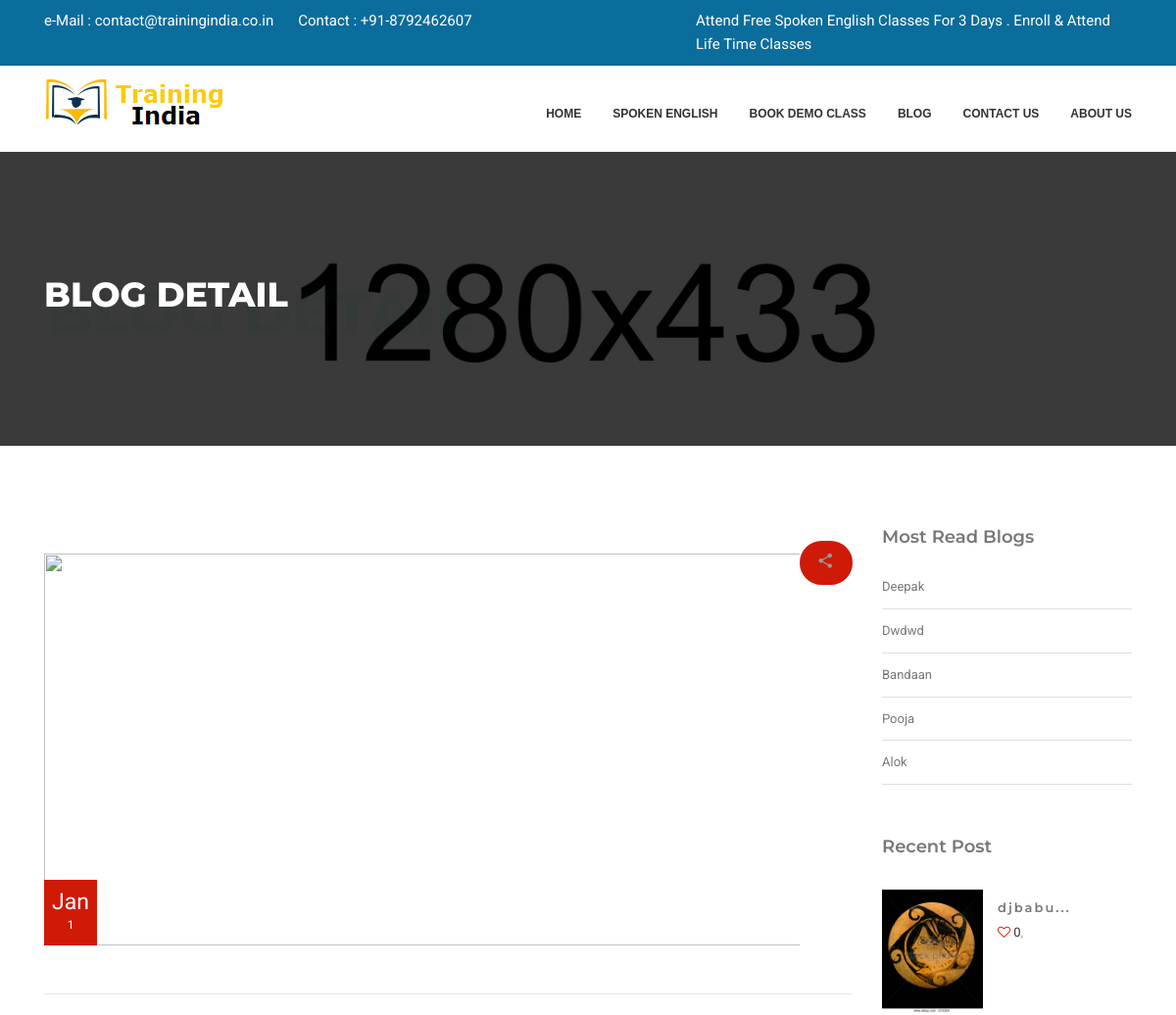
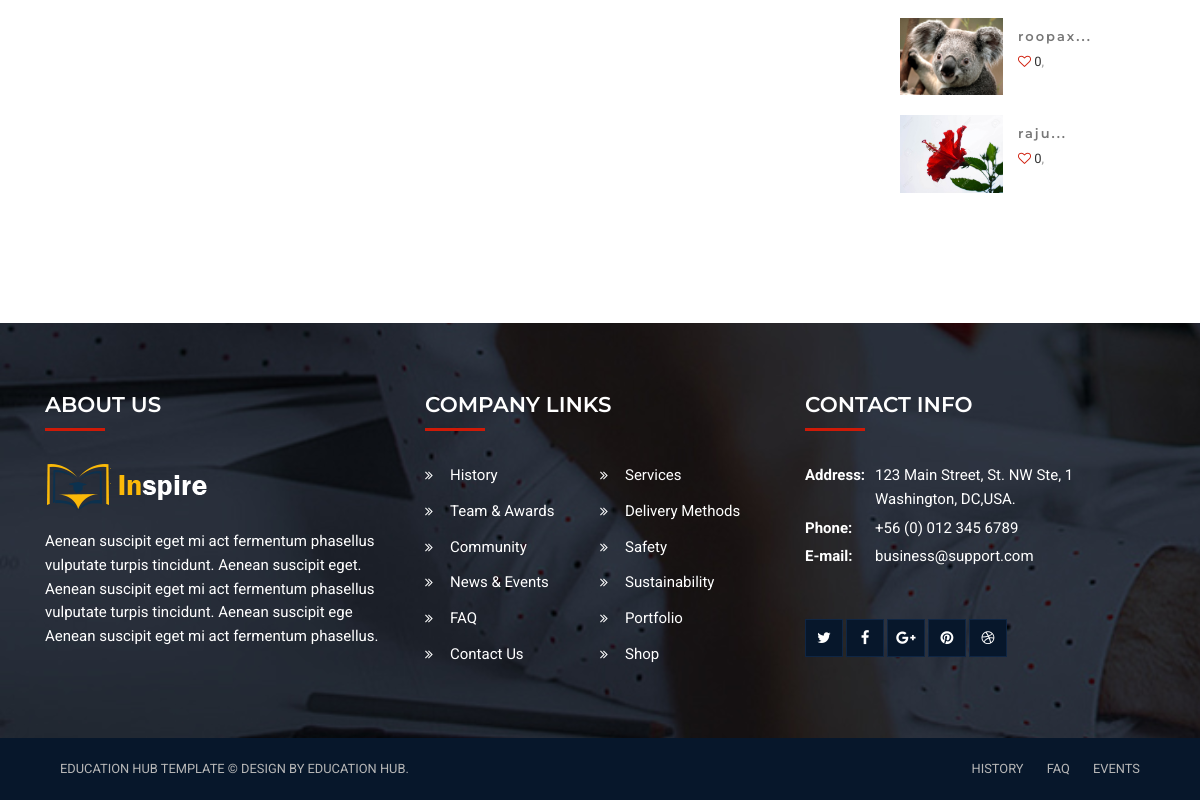
The app's page /blog-detail.php with its own data (2 pictures, top to bottom).
### tables this page shows
CREATE TABLE `blog` (
  `id` int(11) NOT NULL,
  `title` varchar(255) NOT NULL,
  `seotitle` varchar(255) NOT NULL,
  `photo` varchar(255) NOT NULL,
  `description` varchar(255) NOT NULL,
  `postdate` timestamp NOT NULL DEFAULT CURRENT_TIMESTAMP ON UPDATE CURRENT_TIMESTAMP,
  `status` enum('active','inactive') NOT NULL DEFAULT 'active',
  `totalread` int(11) NOT NULL
);

### blog-detail.php (the view, shortened to what this page needs)
<?php include("header.php");?>
	<section class="inner-intro bg-img light-color overlay-before parallax-background">
		<div class="container">
			<div class="row title">
				<h1 data-title="Blog Detail"><span>Blog Detail</span></h1>
			</div>
		</div>
	</section>
	<section class="ptb ptb-xs-60">
		<div class="container">
			<div class="row">
				<div class="col-lg-9 blog-post-hr post-section">
				<div class="blog-post">
					<?php
						$blogid = $_REQUEST['id'];
						$sql = "select * from blog where id = '$blogid'";
						$res = mysqli_query($conn,$sql);
						$row = mysqli_fetch_object($res);
					?>
						<div class="post-meta">
							<div class="post-more-link pull-right">
								<a class="btn-text xs-hidden"> <i class="ion-android-share-alt"></i></a>
							</div>
						</div>
						<?php
							$time = strtotime($row->postdate);
							$readmonth = date("M",$time);
							$readdate = date("j",$time);
						?>
						<div class="post-media">
							<img src="seo/assets/blogimages/<?php echo $row->photo;?>" style="height:400px;width:800px;">
									<span class="event-calender blog-date"> <?php echo $readmonth?> <span><?php echo $readdate?></span> </span>
						</div>
					</div>
					<hr />
				</div>
				<div class="col-lg-3">
					<div class="sidebar-widget">
						<h4>Most Read Blogs</h4>
						<ul class="categories">
						<?php
							$cat = "select title,id from blog where status='active' order by totalread DESC limit 5";
							$res2 = mysqli_query($conn,$cat);
							while($row = mysqli_fetch_object($res2))
							{
								echo "<li>";
									echo "<a>".$row->title."</a>";
								echo "</li>";
							}
						?>
						</ul>
					</div>
					<div class="sidebar-widget">
						<h4>Recent Post</h4>
						<ul class="widget-post pt-15">
						<?php
						$sql = "select * from blog where status='active' order by id desc limit 3";
						$res = mysqli_query($conn,$sql);
						while($row = mysqli_fetch_object($res)){ ?>
							<li>
								<a class="widget-post-media"> <img src="seo/assets/blogimages/<?php echo $row->photo;?>" alt="<?php echo $row->totalread;?>"> </a>
								<div class="widget-post-info">
									<h6><a><?php echo substr($row->title,0,50);?>...</a></h6>
									<div class="post-meta">
										<span> <a href="javascript:avoid(0);"><i class="fa fa-heart-o"></i> <?php echo $row->totalread;?></a>,
									</div>
								</div>
							</li>
						<?php } ?>
						</ul>
					</div>
				</div>
			</div>
		</div>
	</section>
<?php include("footer.php");?>

### assets/css/index1.css (style rules this page uses)
.btn-text { font-size: 14px; color: #fff; font-family: "Poppins", sans-serif; line-height: 41px; border: 2px solid #daa106; padding: 0 22px; border-radius: 30px; display: inline-block; text-transform: uppercase; letter-spacing: 1px; background: #daa106; height: 44px; text-align: center; -webkit-transition: all 0.2s linear 0s; -moz-transition: all 0.2s linear 0s; -ms-transition: all 0.2s linear 0s; -o-transition: all 0.2s linear 0s; transition: all 0.2s linear 0s; }

### assets/css/theme-color/red.css (style rules this page uses)
.dark-bg, .hover-bg:hover, .ui-timeline .tl-item .tl-body .tl-entry .btn-primary, .btn-text, .faq .collape-plus, .container-filter li a.active, .container-filter li a:hover, .container-filter li a, .link-zoom a, .link-zoom a.project_links, .project-info, #related-project .owl-prev:hover, #related-project .owl-next:hover, .sidebar-widget .widget-tag li a:hover, .content-carousel .owl-controls .owl-nav .owl-prev, .content-carousel .owl-controls .owl-nav .owl-next, .image-slider .owl-controls .owl-nav .owl-prev, .image-slider .owl-controls .owl-nav .owl-next, .fullwidth-slider .owl-controls .owl-nav .owl-prev, .fullwidth-slider .owl-controls .owl-nav .owl-next, .nf-carousel-theme .owl-controls .owl-nav .owl-prev, .nf-carousel-theme .owl-controls .owl-nav .owl-next, .blog-date, .pagination-nav ul li.active a, .pagination-nav ul li:hover a, .page-signin .body-inner:before, .b-line, .bottom-section, .tparrows.tp-leftarrow:hover, .tparrows.tp-rightarrow:hover, .bullet_round:after, .second_righ:after, #footer-widgets .widget .widget-title > span::after, .faq .collape-plus, .panel-title a i, #footer-widgets .widget.widget_socials .socials a:hover:before, .box-hover:hover .team-block, .ui-input-group .input-bar:before, .ui-input-group .input-bar:after, .services-block .inner-box .image .icon-box, .process-icon .icon_bigger, .course_date, .icon-lf, .course-tag, .inner_text .popup-btn, .testimonial, #testimonial_secend .owl-dots .active span, .plan-content-box h3::after, .course__details_block .student-feedback .rating-column .rate-percentage .colored-layer { background: #cf1a07; }
a:hover, .gallery-heading h4 a:hover, .post-meta span > a > i, .sidebar-widget ul li a:hover, .lead-point li, .blog-post .fa-tag, .pagination-nav ul li a, .big-font i, .btn-text:hover, .color-primary, a.color-primary, .contact .icon-circle, .single-sidebar-widget .special-links li:hover a, .single-sidebar-widget .special-links li a.active, .custom-check:before, .poins ul li i, .testimorial-bg .testimonial .invatic-icon, .latest__block-title:hover a, .more_btn__block, .navigation > ul > li > a:hover, .navigation .sub-nav li a:hover, .solution_box i.color_orenge, .single-fact .icon-boxed, .star i, .ui-input-group > input:focus ~ label, .ui-input-group > textarea:focus ~ label, .main-banner .banner-text h2 span, .icon-wrap, .services-block .inner-box .lower-box a:hover, .process-icon .icon-number, .services-block .inner-box .image .overlay-box .read-more:hover, .upcoming-event-meta span i, .event__date, .event__month, .color, .inner-intro .page-breadcrumb span, .course_features_point li i, .course__details_block .student-feedback .rating-title .inner .rating .fa, .course__details_block .student-comment .comment-inner .student-info .info-inner .rating .fa, .contact-info .info li .icon { color: #cf1a07; }
.ui-timeline .tl-item .tl-body .tl-entry .btn-primary, .btn-text, #related-project .owl-prev:hover, #related-project .owl-next:hover, .widget-tag li a, .pagination-nav ul li a, .client-avtar, .contact .icon-circle, .contact-form input[type="text"]:focus, .contact-form textarea:focus, .single-sidebar-widget .special-links li a:before, .widget-search input[type="text"]:focus, .custom-check, .container-filter li a, .container-filter li a.active, .container-filter li a:hover, .testimorial-bg .testimonial .invatic-icon, .tparrows.tp-leftarrow:hover, .tparrows.tp-rightarrow:hover, #footer-widgets .widget.widget_socials .socials a:hover:before, .v-line, .arrow_theme .owl-prev, .arrow_theme .owl-next, .arrow_theme .owl-prev:hover, .arrow_theme .owl-next:hover, .sec-title h2:after, .services-block .inner-box .lower-box, #testimonial_secend .owl-dots .owl-dot span { border-color: #cf1a07; }

### records on screen
blog: title "Deepak"
blog: title "Dwdwd"
blog: title "Bandaan"
blog: title "Pooja"
blog: title "Alok"
blog: photo (picture), title "djbabu", totalread "0"
blog: photo (picture), title "roopax", totalread "0"
blog: photo (picture), title "raju", totalread "0"

### other values on screen
$readmonth "Jan"
$readdate "1"
